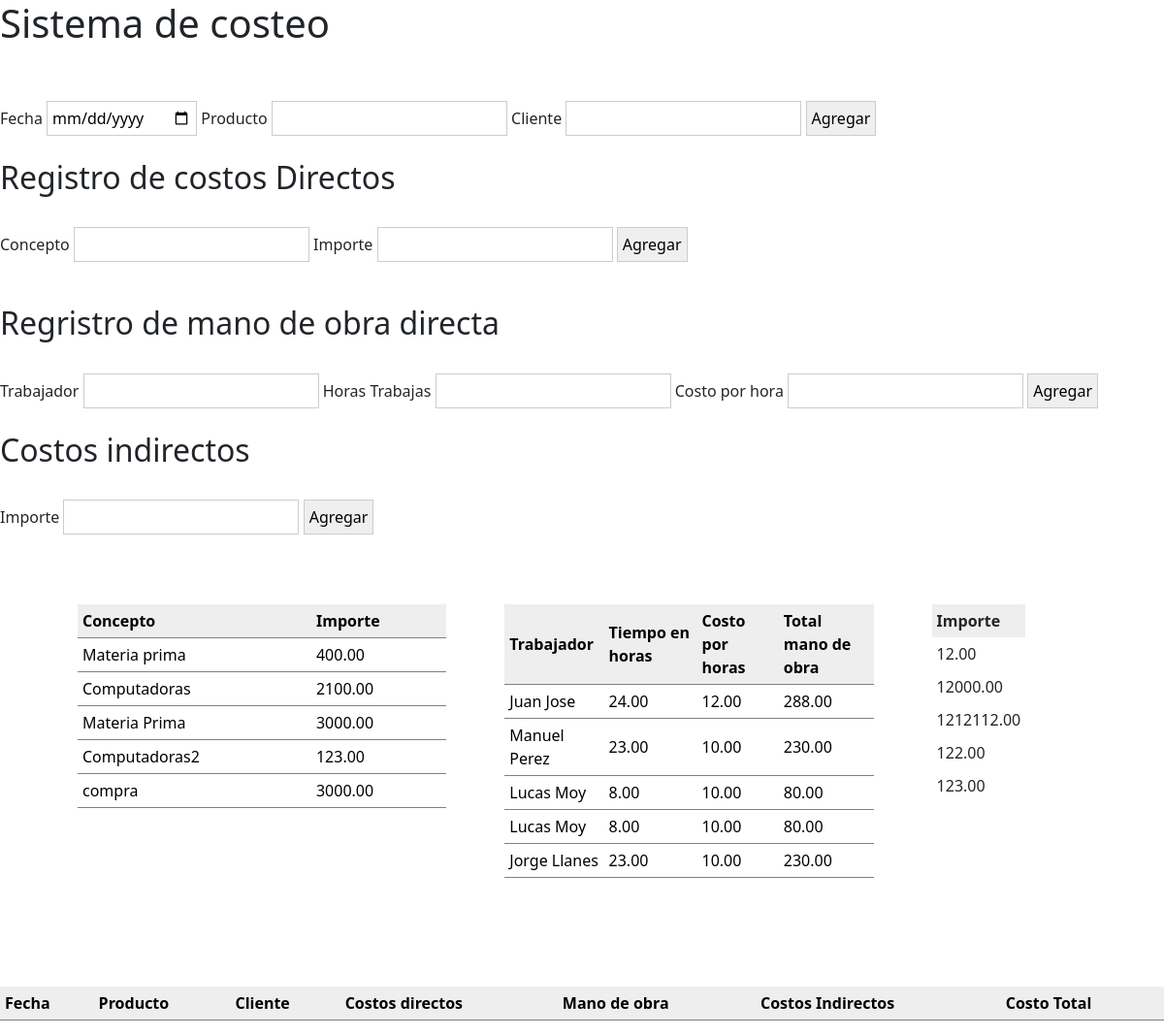
The app's page /Sistemacosteo/, older data.
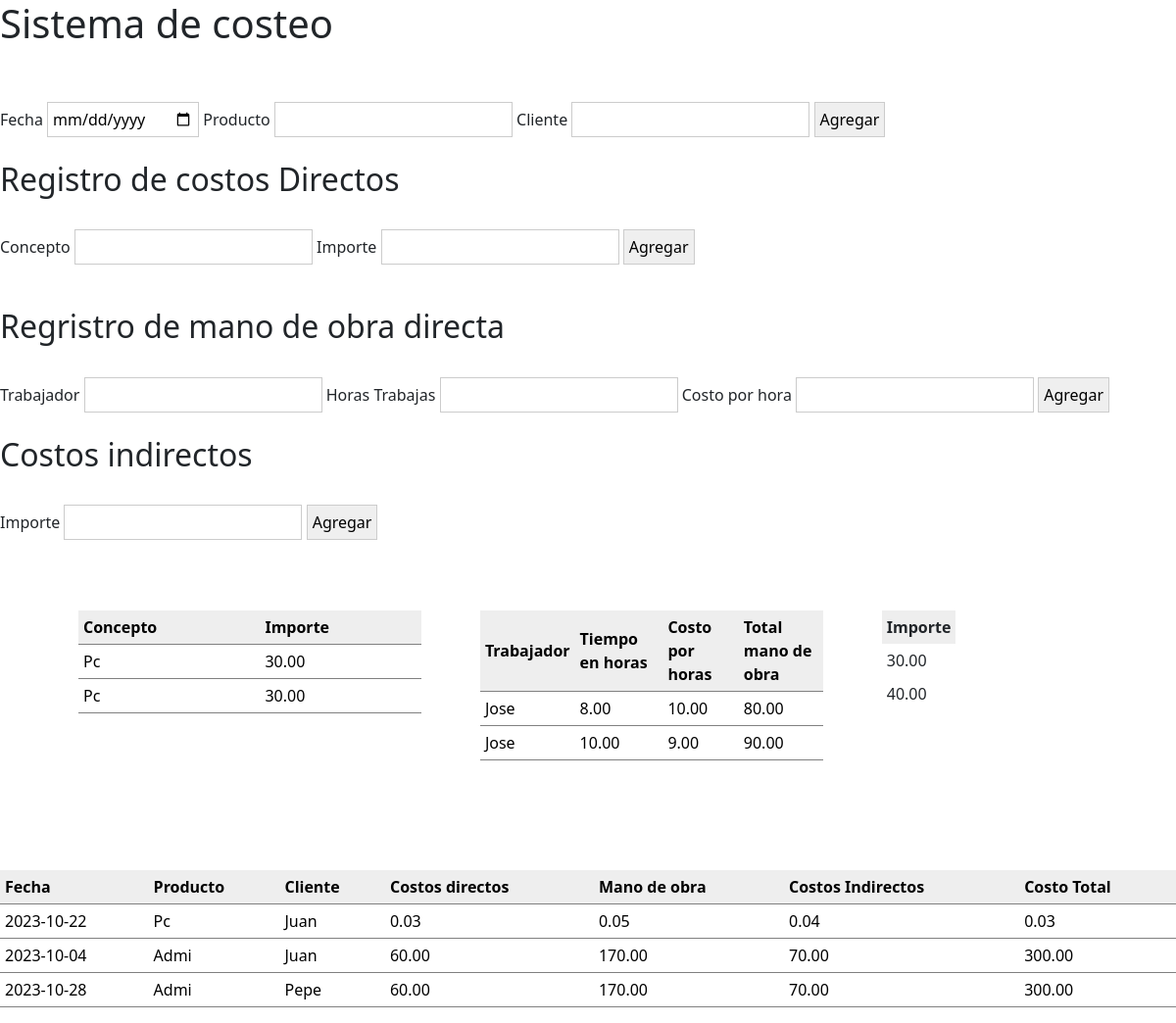
The same page, newer data.
### CustomCodeSolutions/models.py (models this page shows, shortened)
class Costos_Directos(models.Model):
    concepto = models.CharField(max_length=255,null=False)
    importe = models.DecimalField(max_digits=10, decimal_places=2)
    class Meta:
        db_table = "costos_directos"

class Mano_de_Obra(models.Model):
    nombre_del_trabajador = models.CharField(max_length=255,null=False)
    tiempo_de_trabajo = models.DecimalField(max_digits=10, decimal_places=2)
    costo_por_hora = models.DecimalField(max_digits=10, decimal_places=2)
    Total_Trabajador = models.DecimalField(max_digits=10, decimal_places=2, blank=True, null=True)
    class Meta:
        db_table = "mano_de_obra"

class CostosIndirectos(models.Model):
    importe = models.DecimalField(max_digits=10, decimal_places=2)
    class Meta:
        db_table = "costos_indirectos"

class Tabla_Final(models.Model):
    fecha = models.CharField(max_length=15)
    producto = models.CharField(max_length=255)
    cliente =  models.CharField(max_length=255)
    costos_directos = models.DecimalField(max_digits=10, decimal_places=2)
    mano_de_obra = models.DecimalField(max_digits=10, decimal_places=2)
    costos_indirectos = models.DecimalField(max_digits=10, decimal_places=2)
    costo_total = models.DecimalField(max_digits=5, decimal_places=2)
    class Meta:
        db_table = "tabla_final"

### CustomCodeSolutions/views.py (the view)
# urls.py: path('Sistemacosteo/',views.SistemaCosteo, name='sistemaCosteo'),
def SistemaCosteo(request):
    costos_directos = Costos_Directos.objects.all()
    mano_de_obra = Mano_de_Obra.objects.all()
    costos_indirectos = CostosIndirectos.objects.all()
    tabla  = Tabla_Final.objects.all()
    return render(request,'CustomCodeSolutions/sistemaCosteo.html', {'costos_directos': costos_directos, 'mano_de_obra': mano_de_obra, 'costos_indirectos': costos_indirectos, 'tabla': tabla})

### CustomCodeSolutions/templates/CustomCodeSolutions/sistemaCosteo.html (shortened to what the changed rows need)
<!DOCTYPE html>
<html lang="en">
<head>
    {% load static %}
    <link rel="stylesheet" href='{% static "css/sistemaCosteo.css" %}'>
    <link href="https://cdn.jsdelivr.net/npm/bootstrap@5.3.2/dist/css/bootstrap.min.css" rel="stylesheet"
>
</head>
<body>
    <div class="contenedo">
        <div class="titul">
            <h1>Sistema de costeo</h1>
        </div>
        <br>
        <br>
        <div class="form">
            <br>
            <form action="{% url 'create_costos_directos' %}" method="POST">
                <h2>Registro de costos Directos</h2>
                <br>
            </form>
        </div>
    </div>
    <br>
    <h2>Regristro de mano de obra directa</h2>
    <br>
    <br>
    <h2>Costos indirectos</h2>
    <br>
    <br>
    <br>
    <br>
    <div class="tablas-costos">
        <div class="tres-tablas">
            <br>
            <div class="tabla-costos-directos table table-striped">
                <table>
                    <tr>
                        <th>Concepto</th>
                        <th>Importe</th>
                    </tr>
                    {% for dato in costos_directos %}
                    <tr>
                        <td>{{ dato.concepto }}</td>
                        <td>{{ dato.importe }}</td>
                    </tr>
                    {% endfor %}
                </table>
            </div>
            <div class="tabla-mano-de-obra table table-striped">
                <table>
                    <tr>
                        <th>Trabajador</th>
                        <th>Tiempo en horas</th>
                        <th>Costo por horas</th>
                        <th>Total mano de obra</th>
                    </tr>
                    {% for obra in mano_de_obra %}
                    <tr>
                        <td>{{ obra.nombre_del_trabajador }}</td>
                        <td>{{ obra.tiempo_de_trabajo }}</td>
                        <td>{{ obra.costo_por_hora }}</td>
                        <td>{{ obra.Total_Trabajador }}</td>
                    </tr>
                    {% endfor %}
                </table>
            </div>
            <div class="tabla-costos-indirectos table-striped">
                <table>
                    <tr>
                        <th>Importe</th>
                    </tr>
                    {% for imp in costos_indirectos %}
                    <tr>
                        <td>{{ imp.importe }}</td>
                    </tr>
                    {% endfor %}
                </table>
                <br>
            </div>
        </div>
    </div>
    <br>
    <br>
    <br>
    <br>
    <div class="tabla-mano-de-obra table table-striped">
        <table>
            <tr>
                <th>Fecha</th>
                <th>Producto</th>
                <th>Cliente</th>
                <th>Costos directos</th>
                <th>Mano de obra</th>
                <th>Costos Indirectos</th>
                <th>Costo Total</th>
            </tr>
            {% for final in tabla %}
            <tr>
                <td>{{ final.fecha }}</td>
                <td>{{ final.producto }}</td>
                <td>{{ final.cliente }}</td>
                <td>{{ final.costos_directos }}</td>
                <td>{{ final.mano_de_obra }}</td>
                <td>{{ final.costos_indirectos }}</td>
                <td>{{ final.costo_total }}</td>
            </tr>
            {% endfor %}
        </table>
    </div>
</body>
</html>

Row changes from the older to the newer data that the page shows:
removed Costos_Directos: concepto "Materia Prima", importe "3000.00"
removed Costos_Directos: concepto "Computadoras2", importe "123.00"
removed Costos_Directos: concepto "compra", importe "3000.00"
removed Mano_de_Obra: nombre_del_trabajador "Lucas Moy", tiempo_de_trabajo "8.00", costo_por_hora "10.00", Total_Trabajador "80.00"
removed Mano_de_Obra: nombre_del_trabajador "Lucas Moy", tiempo_de_trabajo "8.00", costo_por_hora "10.00", Total_Trabajador "80.00"
removed Mano_de_Obra: nombre_del_trabajador "Jorge Llanes", tiempo_de_trabajo "23.00", costo_por_hora "10.00", Total_Trabajador "230.00"
removed CostosIndirectos: importe "1212112.00"
removed CostosIndirectos: importe "122.00"
removed CostosIndirectos: importe "123.00"
changed Costos_Directos (number 1 of 2 on the later page): concepto "Materia prima" → "Pc"; importe "400.00" → "30.00"
changed Costos_Directos (number 2 of 2 on the later page): concepto "Computadoras" → "Pc"; importe "2100.00" → "30.00"
changed Mano_de_Obra (number 1 of 2 on the later page): nombre_del_trabajador "Juan Jose" → "Jose"; tiempo_de_trabajo "24.00" → "8.00"; costo_por_hora "12.00" → "10.00"; Total_Trabajador "288.00" → "80.00"
changed Mano_de_Obra (number 2 of 2 on the later page): nombre_del_trabajador "Manuel Perez" → "Jose"; tiempo_de_trabajo "23.00" → "10.00"; costo_por_hora "10.00" → "9.00"; Total_Trabajador "230.00" → "90.00"
changed CostosIndirectos (number 1 of 2 on the later page): importe "12.00" → "30.00"
changed CostosIndirectos (number 2 of 2 on the later page): importe "12000.00" → "40.00"
added Tabla_Final: fecha "2023-10-22", producto "Pc", cliente "Juan", costos_directos "0.03", mano_de_obra "0.05", costos_indirectos "0.04", costo_total "0.03"
added Tabla_Final: fecha "2023-10-04", producto "Admi", cliente "Juan", costos_directos "60.00", mano_de_obra "170.00", costos_indirectos "70.00", costo_total "300.00"
added Tabla_Final: fecha "2023-10-28", producto "Admi", cliente "Pepe", costos_directos "60.00", mano_de_obra "170.00", costos_indirectos "70.00", costo_total "300.00"
